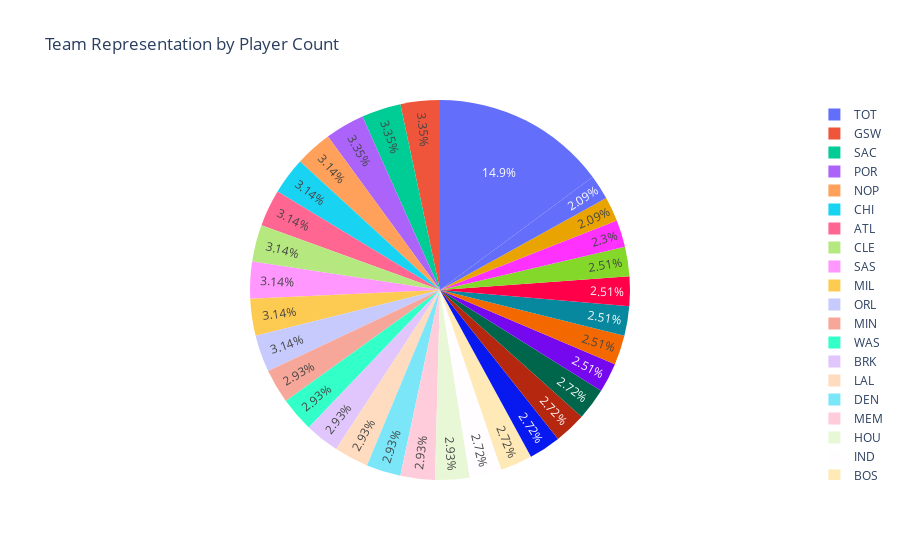

The notebook cell saved with this chart:
### Code cell
team_counts = SS['slugTeamBREF'].value_counts().reset_index()
team_counts.columns = ['slugTeamBREF', 'count']
fig = px.pie(team_counts, values='count', names='slugTeamBREF', 
             title='Team Representation by Player Count')
fig.show()

### Figure 1 — Plotly figure (JSON) as saved in the notebook; plotly's stock layout.template omitted (floating-point values rounded to 4 significant figures)
{"data": [{"domain": {"x": [0, 1], "y": [0, 1]}, "hovertemplate": "slugTeamBREF=%{label}<br>count=%{value}<extra></extra>", "labels": ["TOT", "GSW", "SAC", "POR", "NOP", "CHI", "ATL", "CLE", "SAS", "MIL", "ORL", "MIN", "WAS", "BRK", "LAL", "DEN", "MEM", "HOU", "IND", "BOS", "DAL", "MIA", "LAC", "OKC", "UTA", "DET", "PHI", "CHO", "PHO", "NYK", "TOR"], "legendgroup": "", "name": "", "showlegend": true, "type": "pie", "values": [71, 16, 16, 16, 15, 15, 15, 15, 15, 15, 15, 14, 14, 14, 14, 14, 14, 14, 13, 13, 13, 13, 13, 12, 12, 12, 12, 12, 11, 10, 10]}], "layout": {"legend": {"tracegroupgap": 0}, "title": {"text": "Team Representation by Player Count"}}}
